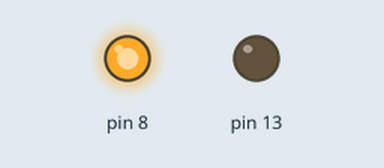
Recording of a sketch running on a simulated Arduino Uno, built with avr-gcc and run on an emulated ATmega328P. Shown: output pins drawn as LEDs (lit = HIGH).

Above: at 2.5 s.
At 37.2 s:
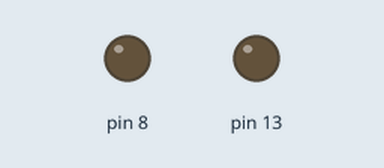
Timing chart, 0 to 40.0 s (numbered marks = the images above):
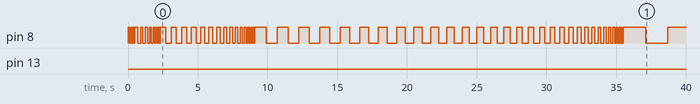

The sketch:

delayperiod.ino
```cpp
int loops=0;
int delayPeriod=100;
int x=0;
int y=0;
void setup() {
  pinMode(8, OUTPUT);
  pinMode(13, OUTPUT);
  digitalWrite(13, LOW);

}

void loop() {
  digitalWrite(8, HIGH);
  delay(delayPeriod);
  digitalWrite(8, LOW);
  delay(delayPeriod);
  delayPeriod=delayPeriod-25;
  loops++;
  if (delayPeriod<25){
    delayPeriod=100+loops*25;
  }
  if (loops>100){
    digitalWrite(13, HIGH);
    loops=0;
    if (x==1){
      x=0;
      digitalWrite(13, LOW);
      y=1;
    }
    if (y=0){
      x++;
    }
    y=0;
  }
}
```
